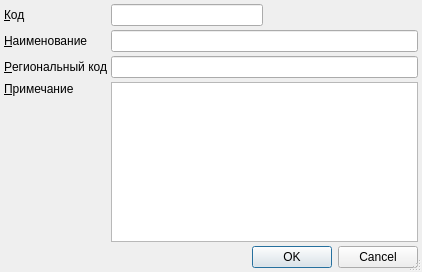
<?xml version="1.0" encoding="UTF-8"?>
<ui version="4.0">
 <class>ItemEditorDialog</class>
 <widget class="QDialog" name="ItemEditorDialog">
  <property name="geometry">
   <rect>
    <x>0</x>
    <y>0</y>
    <width>422</width>
    <height>272</height>
   </rect>
  </property>
  <property name="windowTitle">
   <string>ChangeMe!</string>
  </property>
  <property name="sizeGripEnabled">
   <bool>true</bool>
  </property>
  <layout class="QGridLayout" name="gridLayout">
   <property name="margin">
    <number>4</number>
   </property>
   <property name="spacing">
    <number>4</number>
   </property>
   <item row="0" column="2">
    <spacer>
     <property name="orientation">
      <enum>Qt::Horizontal</enum>
     </property>
     <property name="sizeHint" stdset="0">
      <size>
       <width>131</width>
       <height>20</height>
      </size>
     </property>
    </spacer>
   </item>
   <item row="1" column="0">
    <widget class="QLabel" name="lblName">
     <property name="sizePolicy">
      <sizepolicy hsizetype="Maximum" vsizetype="Preferred">
       <horstretch>0</horstretch>
       <verstretch>0</verstretch>
      </sizepolicy>
     </property>
     <property name="text">
      <string>&amp;Наименование</string>
     </property>
     <property name="buddy">
      <cstring>edtName</cstring>
     </property>
    </widget>
   </item>
   <item row="1" column="1" colspan="2">
    <widget class="QLineEdit" name="edtName">
     <property name="maxLength">
      <number>64</number>
     </property>
    </widget>
   </item>
   <item row="2" column="0">
    <widget class="QLabel" name="lblRegionalCode">
     <property name="sizePolicy">
      <sizepolicy hsizetype="Maximum" vsizetype="Preferred">
       <horstretch>0</horstretch>
       <verstretch>0</verstretch>
      </sizepolicy>
     </property>
     <property name="text">
      <string>&amp;Региональный код</string>
     </property>
     <property name="buddy">
      <cstring>edtRegionalCode</cstring>
     </property>
    </widget>
   </item>
   <item row="2" column="1" colspan="2">
    <widget class="QLineEdit" name="edtRegionalCode">
     <property name="maxLength">
      <number>64</number>
     </property>
    </widget>
   </item>
   <item row="3" column="0">
    <widget class="QLabel" name="lblNote">
     <property name="sizePolicy">
      <sizepolicy hsizetype="Maximum" vsizetype="Preferred">
       <horstretch>0</horstretch>
       <verstretch>0</verstretch>
      </sizepolicy>
     </property>
     <property name="text">
      <string>&amp;Примечание</string>
     </property>
     <property name="buddy">
      <cstring>edtNote</cstring>
     </property>
    </widget>
   </item>
   <item row="0" column="0">
    <widget class="QLabel" name="lblCode">
     <property name="sizePolicy">
      <sizepolicy hsizetype="Maximum" vsizetype="Preferred">
       <horstretch>0</horstretch>
       <verstretch>0</verstretch>
      </sizepolicy>
     </property>
     <property name="text">
      <string>&amp;Код</string>
     </property>
     <property name="buddy">
      <cstring>edtCode</cstring>
     </property>
    </widget>
   </item>
   <item row="0" column="1">
    <widget class="QLineEdit" name="edtCode">
     <property name="maxLength">
      <number>32</number>
     </property>
    </widget>
   </item>
   <item row="3" column="1" rowspan="3" colspan="2">
    <widget class="QPlainTextEdit" name="edtNote">
     <property name="tabChangesFocus">
      <bool>true</bool>
     </property>
     <property name="backgroundVisible">
      <bool>false</bool>
     </property>
    </widget>
   </item>
   <item row="6" column="0" colspan="3">
    <widget class="QDialogButtonBox" name="buttonBox">
     <property name="standardButtons">
      <set>QDialogButtonBox::Cancel|QDialogButtonBox::Ok</set>
     </property>
    </widget>
   </item>
   <item row="4" column="0">
    <spacer name="verticalSpacer">
     <property name="orientation">
      <enum>Qt::Vertical</enum>
     </property>
     <property name="sizeHint" stdset="0">
      <size>
       <width>20</width>
       <height>40</height>
      </size>
     </property>
    </spacer>
   </item>
  </layout>
 </widget>
 <tabstops>
  <tabstop>edtCode</tabstop>
  <tabstop>edtName</tabstop>
  <tabstop>edtRegionalCode</tabstop>
  <tabstop>edtNote</tabstop>
  <tabstop>buttonBox</tabstop>
 </tabstops>
 <resources/>
 <connections>
  <connection>
   <sender>buttonBox</sender>
   <signal>accepted()</signal>
   <receiver>ItemEditorDialog</receiver>
   <slot>accept()</slot>
   <hints>
    <hint type="sourcelabel">
     <x>173</x>
     <y>328</y>
    </hint>
    <hint type="destinationlabel">
     <x>173</x>
     <y>63</y>
    </hint>
   </hints>
  </connection>
  <connection>
   <sender>buttonBox</sender>
   <signal>rejected()</signal>
   <receiver>ItemEditorDialog</receiver>
   <slot>reject()</slot>
   <hints>
    <hint type="sourcelabel">
     <x>173</x>
     <y>328</y>
    </hint>
    <hint type="destinationlabel">
     <x>173</x>
     <y>63</y>
    </hint>
   </hints>
  </connection>
 </connections>
</ui>
